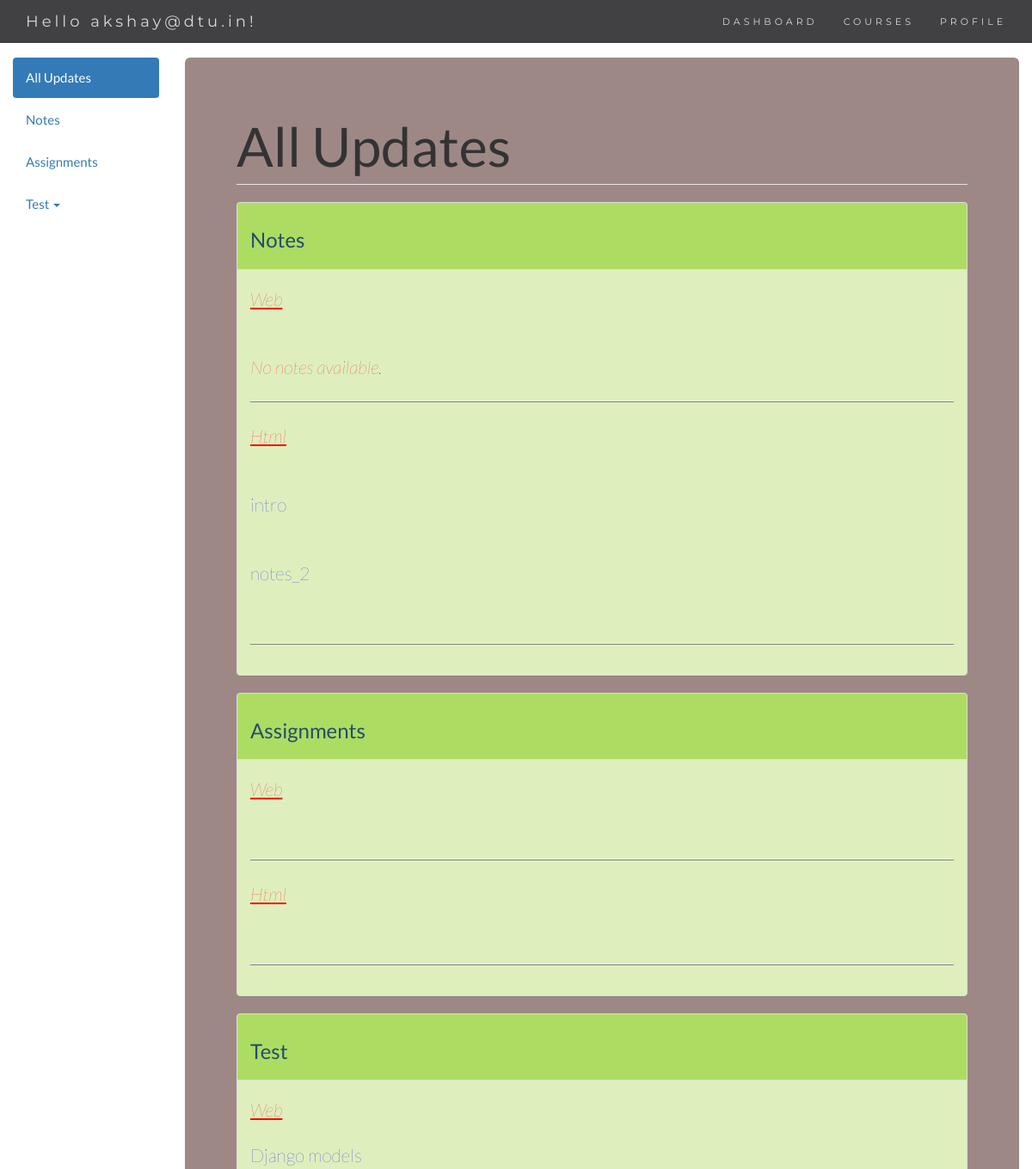
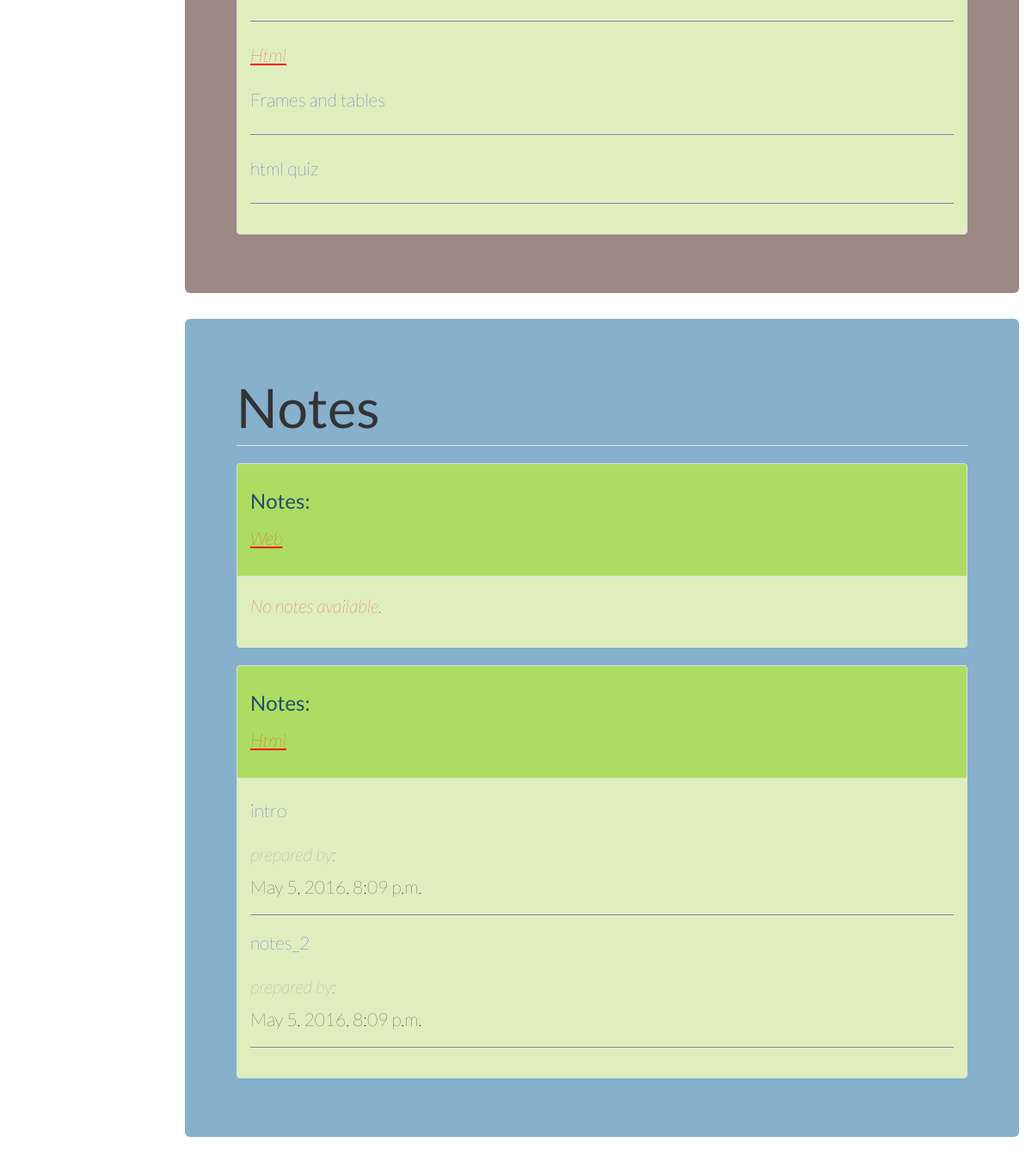
Page /openDashboard/ (signed in, upper part) on the earlier database version (2 pictures, top to bottom).
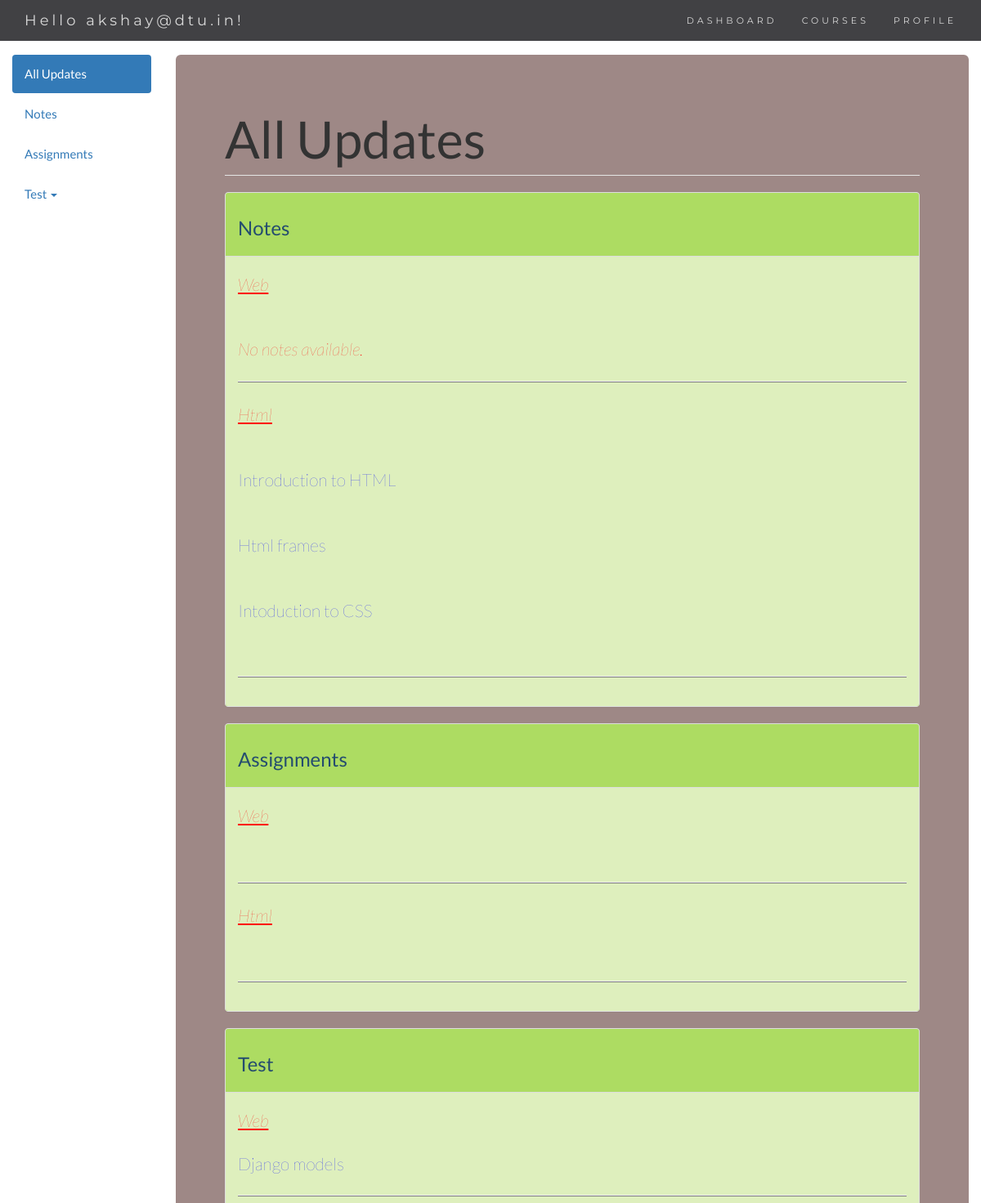
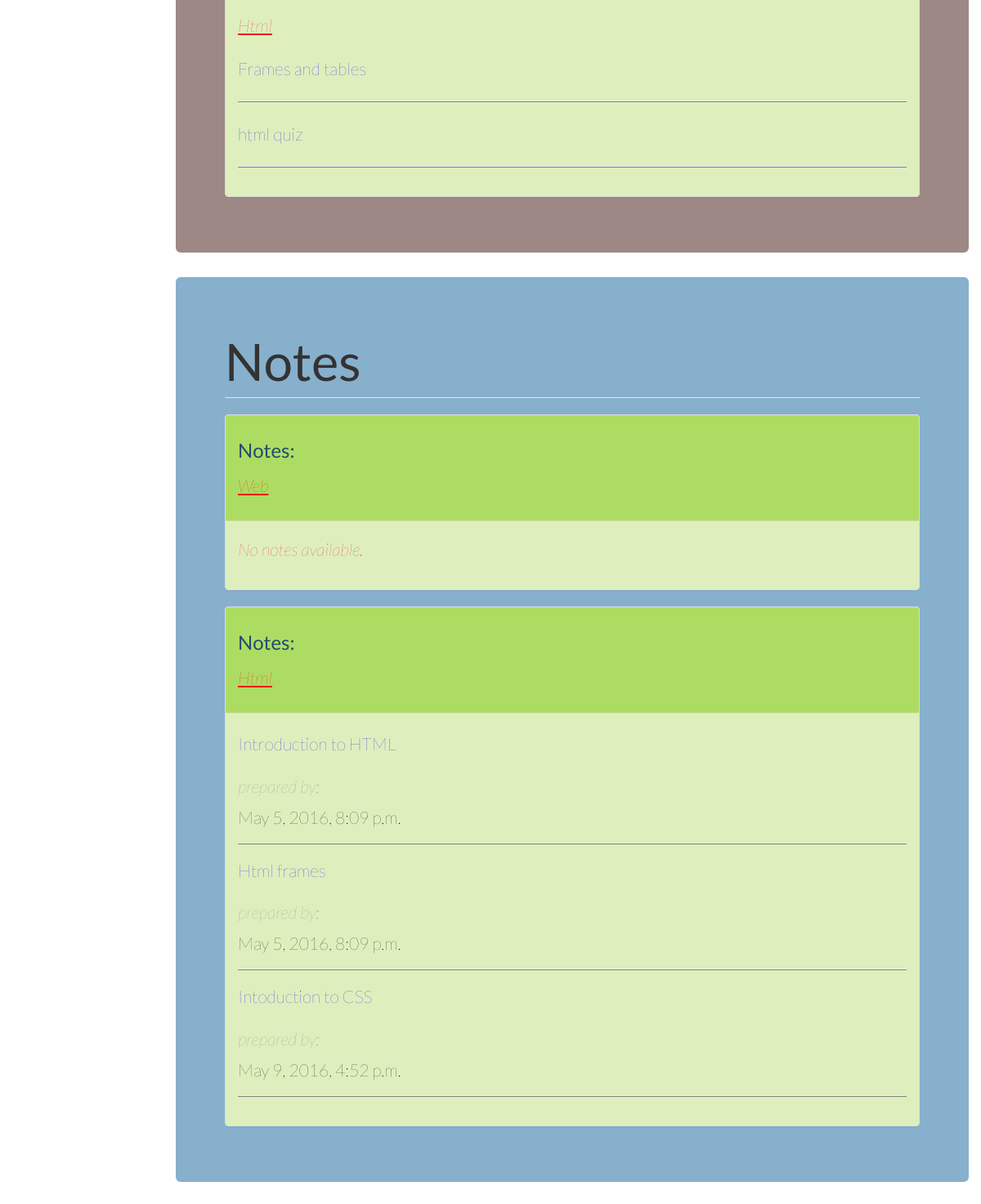
Same page on the later database version (2 pictures, top to bottom).
### classroom/models.py (models this page shows, shortened)
class Course(models.Model):
	course_name=models.CharField(max_length=30)
	duration=models.IntegerField()
	course_fee=models.IntegerField()

class Notes(models.Model):
	course_id=models.ForeignKey(Course)
	teacher_id=models.ForeignKey(Teacher)
	date=models.DateTimeField()
	title=models.CharField(max_length=100)
	link = models.CharField(max_length=50)

class Test(models.Model):
	course_id = models.ForeignKey(Course)
	title = models.CharField(max_length=120)
	date_of_test=models.DateTimeField()
	max_marks=models.IntegerField()
	duration=models.IntegerField()

### webtechlab/views.py (the view)
# urls.py: url(r'^openDashboard/$', views.openDashboard),
def openDashboard(request):
	user = request.user
	return displayContent(request, user)

### webtechlab/views.py (called while the page is built)
def displayContent(request,user):
	student = Student.objects.filter(user = user)
	courses=student[0].st_course.all()
	arrofdata = []
	for i in courses:
		temp = {}
		temp['coursename'] = i.course_name
		temp['notes'] = []
		temp['assignment']= []
		temp['test'] = []
		notes = Notes.objects.filter(course_id = i.id)
		for j in notes:
			temp['notes'].append(j)
		assign = Assignment.objects.filter(course_id = i.id)
		for j in assign:
			temp['assignment'].append(j)
		testss = Test.objects.filter(course_id = i.id)
		for j in testss:
			temp['test'].append(j)
		arrofdata.append(temp)
	stat = 1;
	content = {'user':user, 'arrofdata': arrofdata,'status': stat}
	return render(request,'dashBoard.html',{'content':content})

### Templates/dashBoard.html (shortened to what this page needs)
<!DOCTYPE html>
<html lang="en">
<head>
  <link rel="stylesheet" href="http://maxcdn.bootstrapcdn.com/bootstrap/3.3.6/css/bootstrap.css">
  <link rel="stylesheet" type="text/css" href="main.css">
</head>
<body id="myPage" data-spy="scroll" data-target=".sidebar" data-offset="50">
<nav class="navbar navbar-default navbar-fixed-top">
  <div class="container">
	<div class="navbar-header">
	  <a class="navbar-brand" href="#myPage">Hello {{content.user.email}}!</a>
	</div>
	<div class="collapse navbar-collapse" id="myNavbar">
	  <ul class="nav navbar-nav navbar-right">
		<li><a href="#myPage">DASHBOARD</a></li>
		<li><a href = "/openCourses/?userid={{content.user.id}}&viewall=1">COURSES</a></li>
		<li><a href = "/openProfile/?userid={{content.user.id}}">PROFILE</a></li>
	  </ul>
	</div>
  </div>
</nav>
<div class="container-fluid" id = "myPage">
  <div class="row">
	<nav class="col-sm-2 sidebar"  id="myScrollspy">
	  <ul class="nav nav-pills nav-stacked" data-spy="affix" data-offset-top="205">
		<li class="active"><a href="#section1">All Updates</a></li>
		<li><a href="#section2">Notes</a></li>
		<li><a href="#section3">Assignments</a></li>
		<li class="dropdown">
		  <a class="dropdown-toggle" data-toggle="dropdown" href="#">Test <span class="caret"></span></a>
		</li>
	  </ul>
	</nav>
	<div class="col-sm-10">
	  <div class = "jumbotron"  id="section1">
		<legend><h1>All Updates</h1></legend>
		<div class="panel panel-default">
			<div class="panel-heading"><h3 class="h3">Notes</h3></div>
			<div class="panel-body">
			{% for d in content.arrofdata %}
			<p><i><u>{{d.coursename}}</u></i></p><br>
				{% if d.notes %}
					{% for i in d.notes %}
						<a href = "/openNotes/?notesid={{i.id}}"><p style="color:blue;">{{i.title}}</p></a><br>
					{% endfor %}
					<hr class="hrc">
				{% else %}
					<p><i>No notes available.</i></p>
					<hr class="hrc">
				{% endif %}
			{% endfor %}
			</div>
		 </div>
		<div class="panel panel-default">
			<div class="panel-heading"><h3 class="h3">Assignments</h3></div>
			<div class="panel-body">
			{% for d in content.arrofdata %}
			<p><i><u>{{d.coursename}}</u></i></p>
				{% if d.assignment %}
					{% for i in d.assignment %}
						<p style="color:blue;">{{i.title}}</p><br>
					{% endfor %}
					<hr class="hrc">
				{% else %}
					<p><i>No assignment available.</i></p>
				{% endif %}
			{% endfor %}
			</div>
		</div>
		<div class="panel panel-default">
			<div class="panel-heading"><h3 class="h3">Test</h3></div>
			<div class="panel-body">
			{% for d in content.arrofdata %}
			<p><i><u>{{d.coursename}}</u></i></p>
				{% if d.test %}
					{% for i in d.test %}
						<a href = "/openTest/?testid={{i.id}}">
						<p style="color:blue;">{{i.title}}</p></a>
						<hr class="hrc">
					{% endfor %}
				{% else %}
					<p>No test available.</p>
				{% endif %}
			{% endfor %}
			</div>
		 </div>
	  </div>
	  <div class = "jumbotron" id="section2">
		<legend><h1>Notes</h1></legend>
		{% for d in content.arrofdata %}
		<div class="panel panel-default">
			<div class="panel-heading"><h3 class="h3">Notes:</h3> <p><i><u>{{d.coursename}}</u></i></p></div>
			<div class="panel-body">
				{% if d.notes %}
					{% for i in d.notes %}<h6>
						<a href = "/openNotes/?notesid={{i.id}}">
						<p style="color:blue;">{{i.title}}</p></a><br>
						<p style="color: grey;"><i>prepared by:</i></p>
						<p style="color:black;">{{i.date}}</p>
						<hr class="hrc">
						</h6>
					{% endfor %}
				{% else %}
					<p><i>No notes available.</i></p>
				{% endif %}
		    </div>
		 </div>
		 {% endfor %}
	  </div>
	</div>
  </div>
</div>
</body>
</html>

### Templates/main.css (style rules this page uses)
.panel-default>.panel-heading { background-color: rgba(136, 204, 28, 0.69); }
.hrc { height: 1px; background-color: grey; }
.panel-body { background-color: rgba(154, 205, 50, 0.32); }
.h3 { color: #244C6F; }
.jumbotron p { color: red; }

### Templates/dashBoard.html (style rules this page uses)
body { font: 400 15px/1.8 Lato, sans-serif; color: #777; background-image: url("http://cdn8.staztic.com/app/a/2622/2622455/cream-wallpapers-2-0-s-307x512.jpg"); }
.container-fluid { padding-top: 40px; padding-bottom: 40px; }
.navbar { font-family: Montserrat, sans-serif; margin-bottom: 0; background-color: #2d2d30; border: 0; font-size: 11px !important; letter-spacing: 4px; opacity: 0.9; }
.navbar li a, .navbar .navbar-brand { color: #d5d5d5 !important; }
#section1 { color: #000; background-color: #9e8886; }
#section2 { color: #000; background-color: rgba(49, 119, 169, 0.58); }

Differences in the rows shown:
changed Notes: title "intro" → "Introduction to HTML"
changed Notes: title "notes_2" → "Html frames"
added Notes: title "Intoduction to CSS", date "May 9, 2016, 4:52 p.m."
